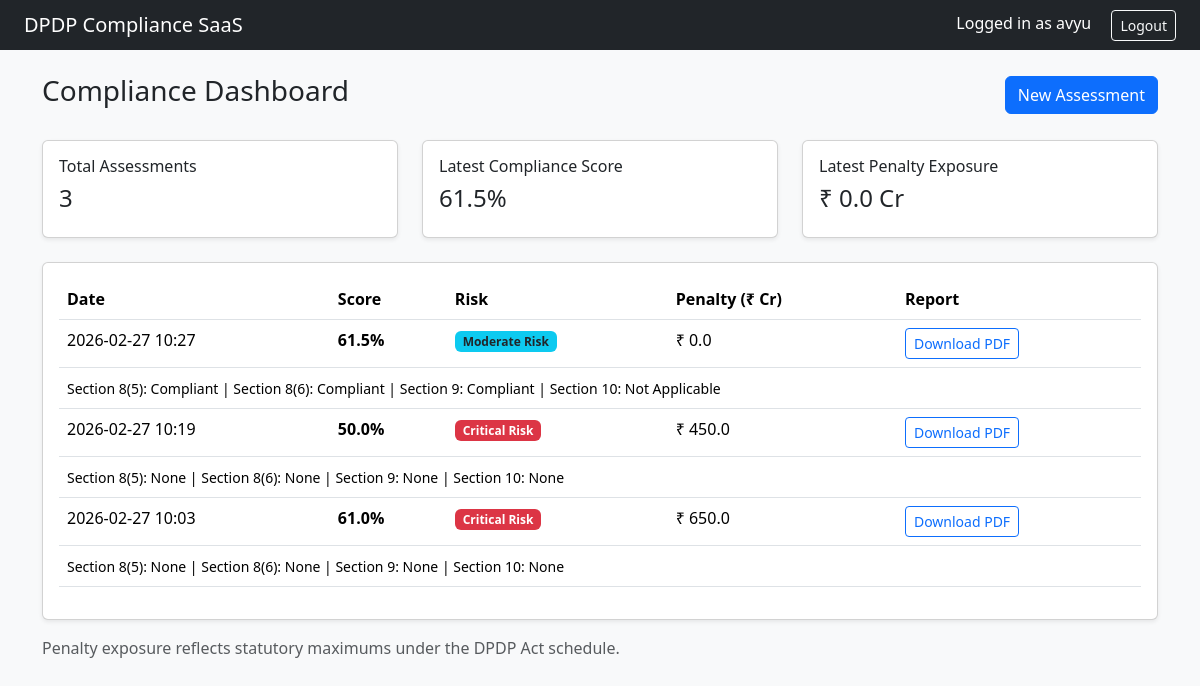
Screenshot of / (signed in) with the database file from the repository.
### accounts/models.py (models this page shows)
class User(AbstractUser):
    tenant = models.ForeignKey(
        Tenant,
        on_delete=models.CASCADE,
        null=True,
        blank=True
    )

### assessments/models.py (models this page shows, shortened)
class Assessment(models.Model):
    tenant = models.ForeignKey(Tenant, on_delete=models.CASCADE)
    consent_score = models.FloatField(default=0)
    security_score = models.FloatField(default=0)
    breach_score = models.FloatField(default=0)
    children_score = models.FloatField(default=0)
    sdf_score = models.FloatField(default=0)
    total_score = models.FloatField(default=0)
    penalty_exposure = models.FloatField(default=0)
    risk_level = models.CharField(max_length=50)
    section_8_5_status = models.CharField(max_length=50, blank=True, null=True)
    section_8_6_status = models.CharField(max_length=50, blank=True, null=True)
    section_9_status = models.CharField(max_length=50, blank=True, null=True)
    section_10_status = models.CharField(max_length=50, blank=True, null=True)
    created_at = models.DateTimeField(auto_now_add=True)

### assessments/views.py (the view)
# urls.py: path("", dashboard, name="dashboard"),
@login_required
def dashboard(request):
    assessments = Assessment.objects.filter(
        tenant=request.user.tenant
    ).order_by("-created_at")
    latest_assessment = assessments.first()
    context = {
        "assessments": assessments,
        "latest_assessment": latest_assessment,
        "total_count": assessments.count(),
    }
    return render(request, "dashboard.html", context)

### templates/dashboard.html
{% extends "base.html" %}
{% block content %}
<div class="d-flex justify-content-between align-items-center mb-4">
    <h3>Compliance Dashboard</h3>
    <a href="/assessments/new/" class="btn btn-primary">New Assessment</a>
</div>
{% if assessments %}
	<div class="row mb-4">
		<div class="col-md-4">
			<div class="card shadow-sm p-3">
				<h6>Total Assessments</h6>
				<h4>{{ total_count }}</h4>
			</div>
		</div>
		<div class="col-md-4">
			<div class="card shadow-sm p-3">
				<h6>Latest Compliance Score</h6>
				<h4>
					{% if latest_assessment %}
						{{ latest_assessment.total_score }}%
					{% else %}
						0%
					{% endif %}
				</h4>
			</div>
		</div>
		<div class="col-md-4">
			<div class="card shadow-sm p-3">
				<h6>Latest Penalty Exposure</h6>
				<h4>
					{% if latest_assessment %}
						₹ {{ latest_assessment.penalty_exposure }} Cr
					{% else %}
						₹ 0
					{% endif %}
				</h4>
			</div>
		</div>
	</div>
    <div class="card shadow-sm">
        <div class="card-body">
            <table class="table table-hover">
                <thead>
                    <tr>
                        <th>Date</th>
                        <th>Score</th>
                        <th>Risk</th>
                        <th>Penalty (₹ Cr)</th>
                        <th>Report</th>
                    </tr>
                </thead>
                <tbody>
                {% for a in assessments %}
                    <tr>
                        <td>{{ a.created_at|date:"Y-m-d H:i" }}</td>
                        <td><strong>{{ a.total_score }}%</strong></td>
                        <td>
                            {% if a.risk_level == "Critical Risk" %}
                                <span class="badge bg-danger">{{ a.risk_level }}</span>
                            {% elif a.risk_level == "High Risk" %}
                                <span class="badge bg-warning text-dark">{{ a.risk_level }}</span>
                            {% elif a.risk_level == "Moderate Risk" %}
                                <span class="badge bg-info text-dark">{{ a.risk_level }}</span>
                            {% else %}
                                <span class="badge bg-success">{{ a.risk_level }}</span>
                            {% endif %}
                        </td>
                        <td>₹ {{ a.penalty_exposure }}</td>
                        <td>
                            <a href="/assessments/report/{{ a.id }}/"
                               class="btn btn-sm btn-outline-primary">
                                Download PDF
                            </a>
                        </td>
                    </tr>
                    <tr class="bg-light">
                        <td colspan="5">
                            <small>
                                Section 8(5): {{ a.section_8_5_status }} |
                                Section 8(6): {{ a.section_8_6_status }} |
                                Section 9: {{ a.section_9_status }} |
                                Section 10: {{ a.section_10_status }}
                            </small>
                        </td>
                    </tr>
                {% endfor %}
                </tbody>
            </table>
        </div>
    </div>
{% else %}
    <div class="alert alert-info">
        No assessments yet. Create your first compliance assessment.
    </div>
{% endif %}
<p class="text-muted mt-3">
Penalty exposure reflects statutory maximums under the DPDP Act schedule.
</p>
{% endblock %}

### templates/base.html (shortened to what this page needs)
<!DOCTYPE html>
<html>
<head>
    <link href="https://cdn.jsdelivr.net/npm/bootstrap@5.3.2/dist/css/bootstrap.min.css" rel="stylesheet">
</head>
<body class="bg-light">
<nav class="navbar navbar-dark bg-dark px-4">
    <span class="navbar-brand mb-0 h1">DPDP Compliance SaaS</span>
    <div>
        {% if user.is_authenticated %}
            <span class="text-white me-3">Logged in as {{ user.username }}</span>
            <a href="/accounts/logout/" class="btn btn-sm btn-outline-light">Logout</a>
        {% endif %}
    </div>
</nav>
<div class="container mt-4">
    {% block content %}
    {% endblock %}
</div>
</body>
</html>

### rows the page displays
User: username "avyu"
Assessment: total_score "61.5", penalty_exposure "0.0", created_at "2026-02-27 10:27", risk_level "Moderate Risk", section_8_5_status "Compliant", section_8_6_status "Compliant", section_9_status "Compliant", section_10_status "Not Applicable"
Assessment: created_at "2026-02-27 10:19", total_score "50.0", risk_level "Critical Risk", penalty_exposure "450.0", section_8_5_status "None", section_8_6_status "None", section_9_status "None", section_10_status "None"
Assessment: created_at "2026-02-27 10:03", total_score "61.0", risk_level "Critical Risk", penalty_exposure "650.0", section_8_5_status "None", section_8_6_status "None", section_9_status "None", section_10_status "None"

### other values shown
{{ total_count }} "3"
